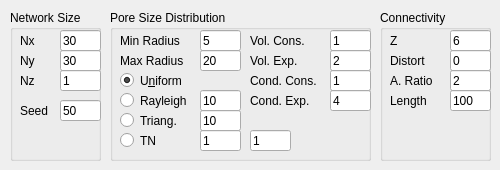
        <widget class="QWidget" name="geometryTab">
         <attribute name="title">
          <string>Geometry</string>
         </attribute>
         <widget class="QGroupBox" name="groupBox_3">
          <property name="geometry">
           <rect>
            <x>10</x>
            <y>10</y>
            <width>91</width>
            <height>151</height>
           </rect>
          </property>
          <property name="title">
           <string>Network Size</string>
          </property>
          <property name="flat">
           <bool>true</bool>
          </property>
          <widget class="QLabel" name="label_10">
           <property name="geometry">
            <rect>
             <x>10</x>
             <y>90</y>
             <width>31</width>
             <height>21</height>
            </rect>
           </property>
           <property name="text">
            <string>Seed</string>
           </property>
          </widget>
          <widget class="QLineEdit" name="NxSpinBox">
           <property name="geometry">
            <rect>
             <x>50</x>
             <y>20</y>
             <width>41</width>
             <height>21</height>
            </rect>
           </property>
           <property name="toolTip">
            <string>number of elements in X direction</string>
           </property>
           <property name="text">
            <string>30</string>
           </property>
          </widget>
          <widget class="QLineEdit" name="NySpinBox">
           <property name="geometry">
            <rect>
             <x>50</x>
             <y>40</y>
             <width>41</width>
             <height>21</height>
            </rect>
           </property>
           <property name="toolTip">
            <string>number of elements in Y direction</string>
           </property>
           <property name="text">
            <string>30</string>
           </property>
          </widget>
          <widget class="QLineEdit" name="NzSpinBox">
           <property name="geometry">
            <rect>
             <x>50</x>
             <y>60</y>
             <width>41</width>
             <height>21</height>
            </rect>
           </property>
           <property name="toolTip">
            <string>number of elements in Z direction</string>
           </property>
           <property name="text">
            <string>1</string>
           </property>
          </widget>
          <widget class="QLabel" name="label_25">
           <property name="geometry">
            <rect>
             <x>10</x>
             <y>20</y>
             <width>41</width>
             <height>21</height>
            </rect>
           </property>
           <property name="text">
            <string>Nx</string>
           </property>
          </widget>
          <widget class="QLabel" name="label_27">
           <property name="geometry">
            <rect>
             <x>10</x>
             <y>40</y>
             <width>41</width>
             <height>21</height>
            </rect>
           </property>
           <property name="text">
            <string>Ny</string>
           </property>
          </widget>
          <widget class="QLabel" name="label_51">
           <property name="geometry">
            <rect>
             <x>10</x>
             <y>60</y>
             <width>41</width>
             <height>21</height>
            </rect>
           </property>
           <property name="text">
            <string>Nz</string>
           </property>
          </widget>
          <widget class="QLineEdit" name="seed">
           <property name="geometry">
            <rect>
             <x>50</x>
             <y>90</y>
             <width>41</width>
             <height>21</height>
            </rect>
           </property>
           <property name="text">
            <string>50</string>
           </property>
          </widget>
         </widget>
         <widget class="QGroupBox" name="groupBox_4">
          <property name="geometry">
           <rect>
            <x>110</x>
            <y>10</y>
            <width>261</width>
            <height>151</height>
           </rect>
          </property>
          <property name="title">
           <string>Pore Size Distribution</string>
          </property>
          <property name="flat">
           <bool>true</bool>
          </property>
          <widget class="QRadioButton" name="psdRayleighRadioButton">
           <property name="geometry">
            <rect>
             <x>10</x>
             <y>80</y>
             <width>81</width>
             <height>21</height>
            </rect>
           </property>
           <property name="text">
            <string>Rayleigh</string>
           </property>
          </widget>
          <widget class="QLabel" name="label_5">
           <property name="geometry">
            <rect>
             <x>10</x>
             <y>40</y>
             <width>81</width>
             <height>21</height>
            </rect>
           </property>
           <property name="text">
            <string>Max Radius</string>
           </property>
          </widget>
          <widget class="QLineEdit" name="minRadiusLineEdit">
           <property name="geometry">
            <rect>
             <x>90</x>
             <y>20</y>
             <width>41</width>
             <height>21</height>
            </rect>
           </property>
           <property name="toolTip">
            <string>um</string>
           </property>
           <property name="text">
            <string>5</string>
           </property>
          </widget>
          <widget class="QRadioButton" name="psdUniformRadioButton">
           <property name="geometry">
            <rect>
             <x>10</x>
             <y>60</y>
             <width>81</width>
             <height>21</height>
            </rect>
           </property>
           <property name="text">
            <string>U&amp;niform</string>
           </property>
           <property name="checked">
            <bool>true</bool>
           </property>
          </widget>
          <widget class="QLineEdit" name="maxRadiusLineEdit">
           <property name="geometry">
            <rect>
             <x>90</x>
             <y>40</y>
             <width>41</width>
             <height>21</height>
            </rect>
           </property>
           <property name="toolTip">
            <string>um</string>
           </property>
           <property name="text">
            <string>20</string>
           </property>
          </widget>
          <widget class="QLabel" name="label_6">
           <property name="geometry">
            <rect>
             <x>10</x>
             <y>20</y>
             <width>81</width>
             <height>21</height>
            </rect>
           </property>
           <property name="text">
            <string>Min Radius</string>
           </property>
          </widget>
          <widget class="QLineEdit" name="rayleighParamLineEdit">
           <property name="geometry">
            <rect>
             <x>90</x>
             <y>80</y>
             <width>41</width>
             <height>21</height>
            </rect>
           </property>
           <property name="toolTip">
            <string>lambda (um)</string>
           </property>
           <property name="text">
            <string>10</string>
           </property>
          </widget>
          <widget class="QLineEdit" name="volConsRadiusLineEdit">
           <property name="geometry">
            <rect>
             <x>220</x>
             <y>20</y>
             <width>41</width>
             <height>21</height>
            </rect>
           </property>
           <property name="toolTip">
            <string>volume constant (3Rs approach)</string>
           </property>
           <property name="text">
            <string>1</string>
           </property>
          </widget>
          <widget class="QLabel" name="label_13">
           <property name="geometry">
            <rect>
             <x>140</x>
             <y>20</y>
             <width>81</width>
             <height>21</height>
            </rect>
           </property>
           <property name="text">
            <string>Vol. Cons.</string>
           </property>
          </widget>
          <widget class="QLabel" name="label_14">
           <property name="geometry">
            <rect>
             <x>140</x>
             <y>40</y>
             <width>81</width>
             <height>21</height>
            </rect>
           </property>
           <property name="text">
            <string>Vol. Exp.</string>
           </property>
          </widget>
          <widget class="QLineEdit" name="volExpLineEdit">
           <property name="geometry">
            <rect>
             <x>220</x>
             <y>40</y>
             <width>41</width>
             <height>21</height>
            </rect>
           </property>
           <property name="toolTip">
            <string>volume exponent (3Rs approach)</string>
           </property>
           <property name="text">
            <string>2</string>
           </property>
          </widget>
          <widget class="QLabel" name="label_17">
           <property name="geometry">
            <rect>
             <x>140</x>
             <y>60</y>
             <width>81</width>
             <height>21</height>
            </rect>
           </property>
           <property name="text">
            <string>Cond. Cons.</string>
           </property>
          </widget>
          <widget class="QLineEdit" name="condConsLineEdit">
           <property name="geometry">
            <rect>
             <x>220</x>
             <y>60</y>
             <width>41</width>
             <height>21</height>
            </rect>
           </property>
           <property name="toolTip">
            <string>conductance constant (3Rs approach)</string>
           </property>
           <property name="text">
            <string>1</string>
           </property>
          </widget>
          <widget class="QLabel" name="label_19">
           <property name="geometry">
            <rect>
             <x>140</x>
             <y>80</y>
             <width>81</width>
             <height>21</height>
            </rect>
           </property>
           <property name="text">
            <string>Cond. Exp.</string>
           </property>
          </widget>
          <widget class="QLineEdit" name="condExpLineEdit">
           <property name="geometry">
            <rect>
             <x>220</x>
             <y>80</y>
             <width>41</width>
             <height>21</height>
            </rect>
           </property>
           <property name="toolTip">
            <string>conductance exponent (3Rs approach)</string>
           </property>
           <property name="text">
            <string>4</string>
           </property>
          </widget>
          <widget class="QRadioButton" name="psdTriangularRadioButton">
           <property name="geometry">
            <rect>
             <x>10</x>
             <y>100</y>
             <width>81</width>
             <height>21</height>
            </rect>
           </property>
           <property name="text">
            <string>Triang.</string>
           </property>
          </widget>
          <widget class="QLineEdit" name="triangularParameter">
           <property name="geometry">
            <rect>
             <x>90</x>
             <y>100</y>
             <width>41</width>
             <height>21</height>
            </rect>
           </property>
           <property name="toolTip">
            <string>c (a=minRadius , b=maxRadius) (um)</string>
           </property>
           <property name="text">
            <string>10</string>
           </property>
          </widget>
          <widget class="QRadioButton" name="psdNormalRadioButton">
           <property name="geometry">
            <rect>
             <x>10</x>
             <y>120</y>
             <width>81</width>
             <height>21</height>
            </rect>
           </property>
           <property name="text">
            <string>TN</string>
           </property>
          </widget>
          <widget class="QLineEdit" name="muNormalParameter">
           <property name="geometry">
            <rect>
             <x>90</x>
             <y>120</y>
             <width>41</width>
             <height>21</height>
            </rect>
           </property>
           <property name="toolTip">
            <string>u (mean) (um)</string>
           </property>
           <property name="text">
            <string>1</string>
           </property>
          </widget>
          <widget class="QLineEdit" name="sigmaNormalParameter">
           <property name="geometry">
            <rect>
             <x>140</x>
             <y>120</y>
             <width>41</width>
             <height>21</height>
            </rect>
           </property>
           <property name="toolTip">
            <string>sigma (variance) (um)</string>
           </property>
           <property name="text">
            <string>1</string>
           </property>
          </widget>
         </widget>
         <widget class="QGroupBox" name="groupBox_5">
          <property name="geometry">
           <rect>
            <x>380</x>
            <y>10</y>
            <width>111</width>
            <height>151</height>
           </rect>
          </property>
          <property name="title">
           <string>Connectivity</string>
          </property>
          <property name="flat">
           <bool>true</bool>
          </property>
          <widget class="QLineEdit" name="lengthLineEdit">
           <property name="geometry">
            <rect>
             <x>70</x>
             <y>80</y>
             <width>41</width>
             <height>21</height>
            </rect>
           </property>
           <property name="toolTip">
            <string>um</string>
           </property>
           <property name="text">
            <string>100</string>
           </property>
           <property name="placeholderText">
            <string>um</string>
           </property>
          </widget>
          <widget class="QLabel" name="label_9">
           <property name="geometry">
            <rect>
             <x>10</x>
             <y>40</y>
             <width>51</width>
             <height>21</height>
            </rect>
           </property>
           <property name="text">
            <string>Distort</string>
           </property>
          </widget>
          <widget class="QLabel" name="label_8">
           <property name="geometry">
            <rect>
             <x>10</x>
             <y>80</y>
             <width>51</width>
             <height>21</height>
            </rect>
           </property>
           <property name="text">
            <string>Length</string>
           </property>
          </widget>
          <widget class="QLabel" name="label_7">
           <property name="geometry">
            <rect>
             <x>10</x>
             <y>20</y>
             <width>51</width>
             <height>21</height>
            </rect>
           </property>
           <property name="text">
            <string>Z</string>
           </property>
          </widget>
          <widget class="QLabel" name="label_11">
           <property name="geometry">
            <rect>
             <x>10</x>
             <y>60</y>
             <width>51</width>
             <height>21</height>
            </rect>
           </property>
           <property name="text">
            <string>A. Ratio</string>
           </property>
          </widget>
          <widget class="QLineEdit" name="zSpinBox">
           <property name="geometry">
            <rect>
             <x>70</x>
             <y>20</y>
             <width>41</width>
             <height>21</height>
            </rect>
           </property>
           <property name="toolTip">
            <string>coordination number</string>
           </property>
           <property name="text">
            <string>6</string>
           </property>
          </widget>
          <widget class="QLineEdit" name="distortionSpinBox">
           <property name="geometry">
            <rect>
             <x>70</x>
             <y>40</y>
             <width>41</width>
             <height>21</height>
            </rect>
           </property>
           <property name="toolTip">
            <string>distortion factor</string>
           </property>
           <property name="text">
            <string>0</string>
           </property>
          </widget>
          <widget class="QLineEdit" name="aspectRatioSpinBox">
           <property name="geometry">
            <rect>
             <x>70</x>
             <y>60</y>
             <width>41</width>
             <height>21</height>
            </rect>
           </property>
           <property name="toolTip">
            <string>aspect ratio (node/throat)</string>
           </property>
           <property name="text">
            <string>2</string>
           </property>
          </widget>
         </widget>
        </widget>
